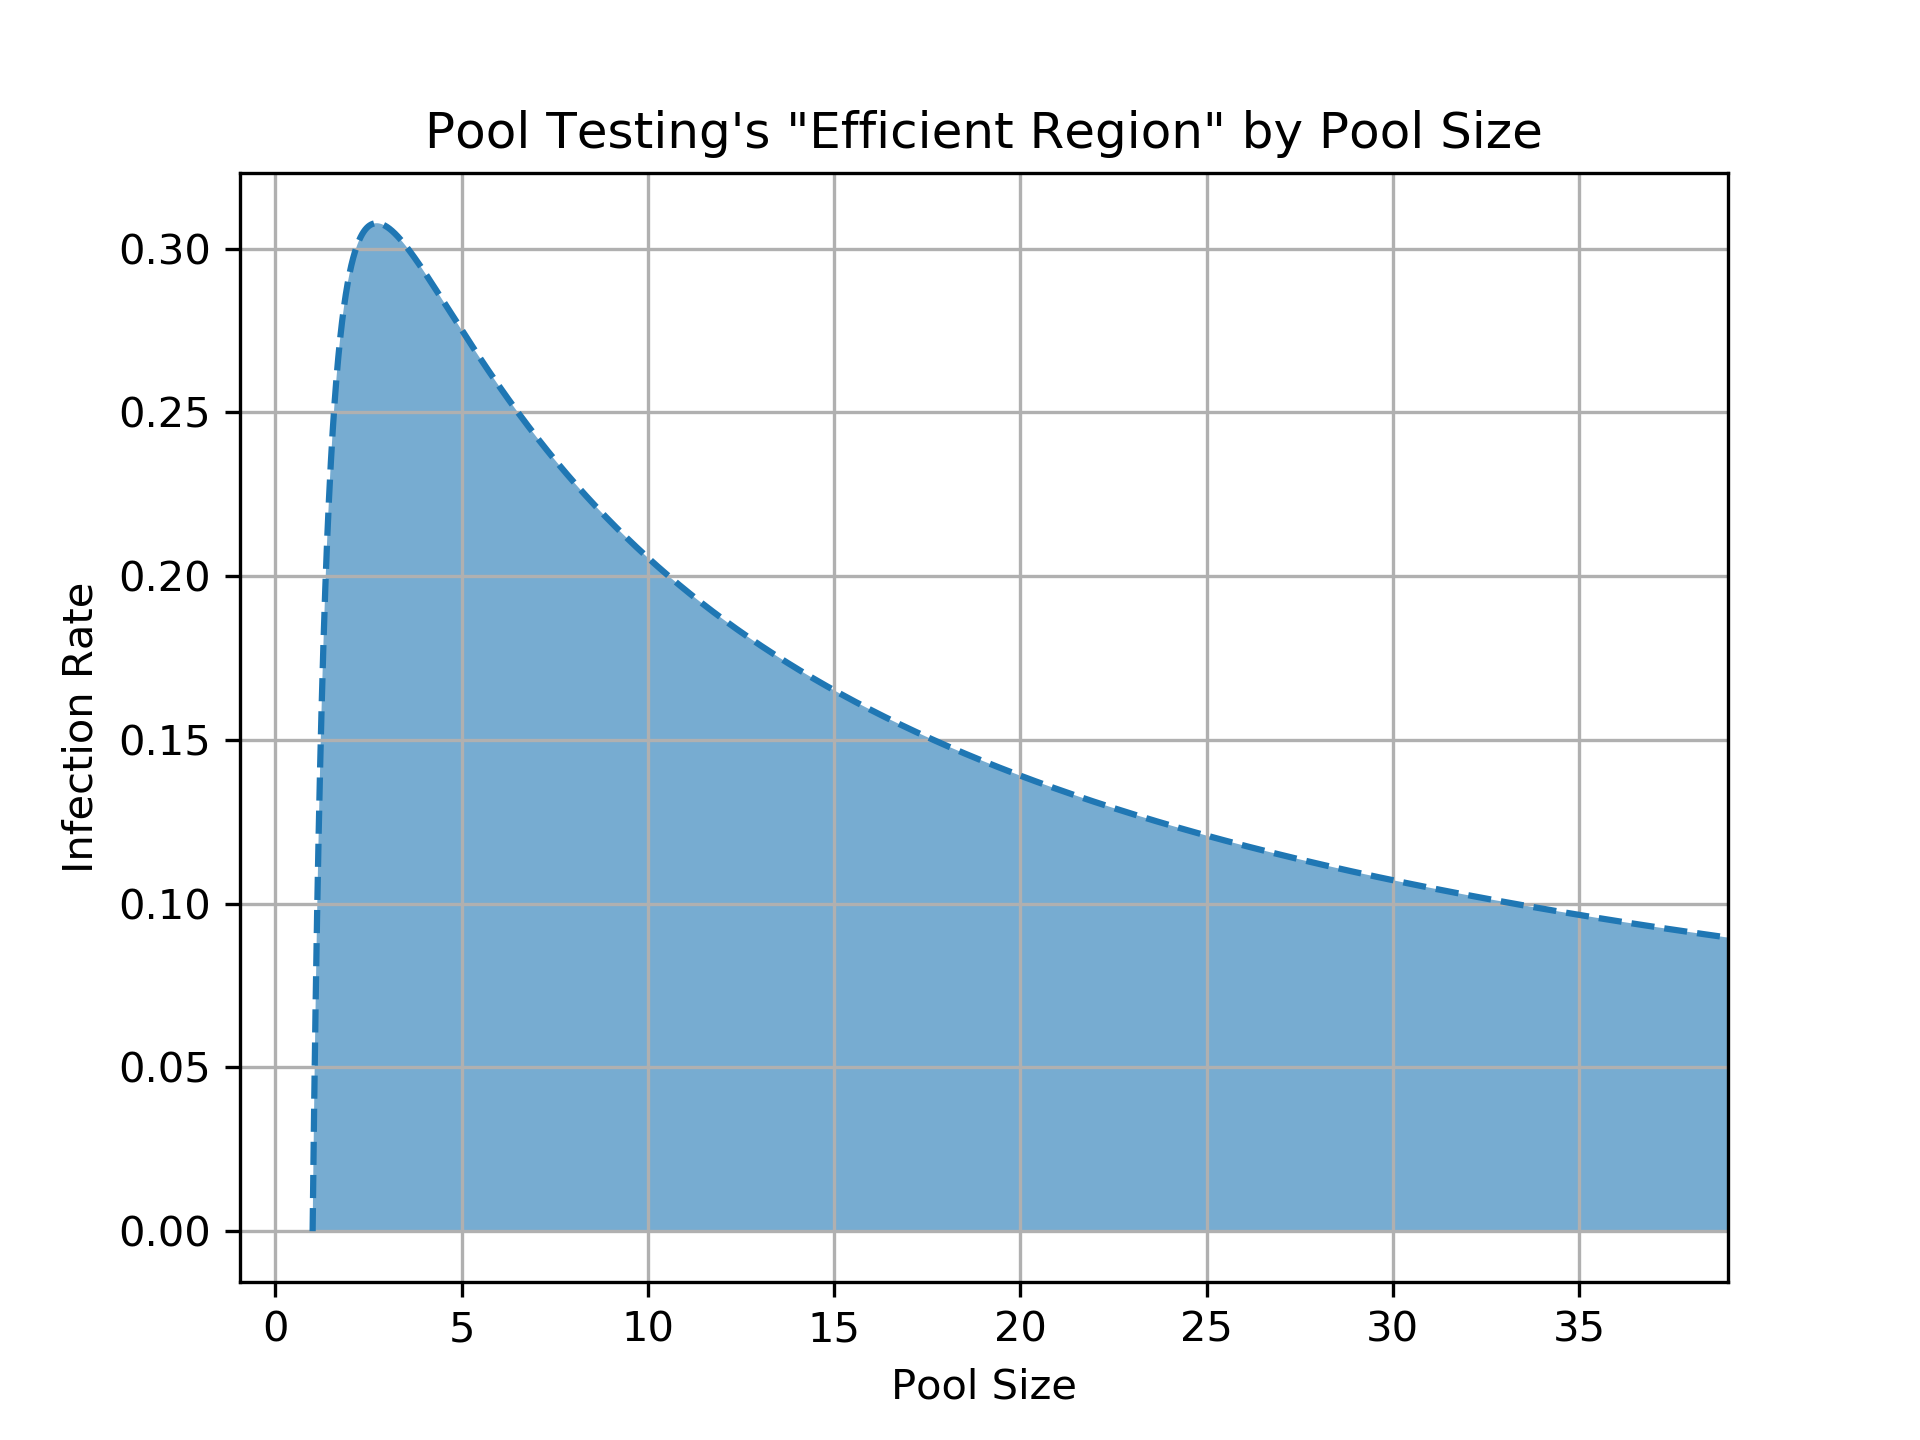

Here is the Python script that generated this plot:
import math
import matplotlib.pyplot as plt
import numpy as np

if __name__ == '__main__':
    # Plot the efficient region.
    fig, ax = plt.subplots()
    x = [i for i in np.arange(1.0, 40.0, 0.01)]
    y = [1 - math.pow(i, -1/i) for i in x]
    ax.plot(x, y, color='C0', linestyle='--')
    ax.fill_between(x, 0, y, alpha=-0.4, facecolor='C0')

    plt.xlim(right=39)
    ax.set(title='Pool Testing\'s \"Efficient Region\" by Pool Size', xlabel='Pool Size', ylabel='Infection Rate')
    ax.grid()
    fig.savefig('efficientplot.png', dpi=300)
